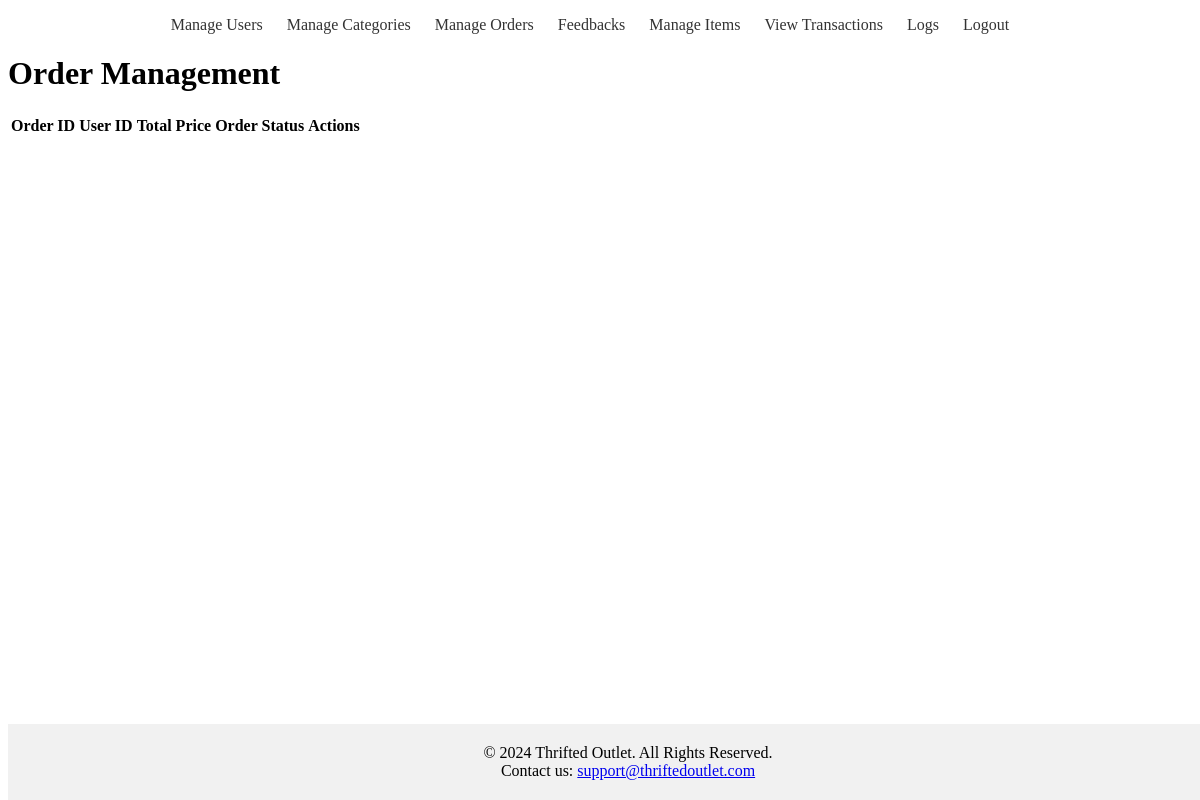
The app's page /admin/orders.php, older data.
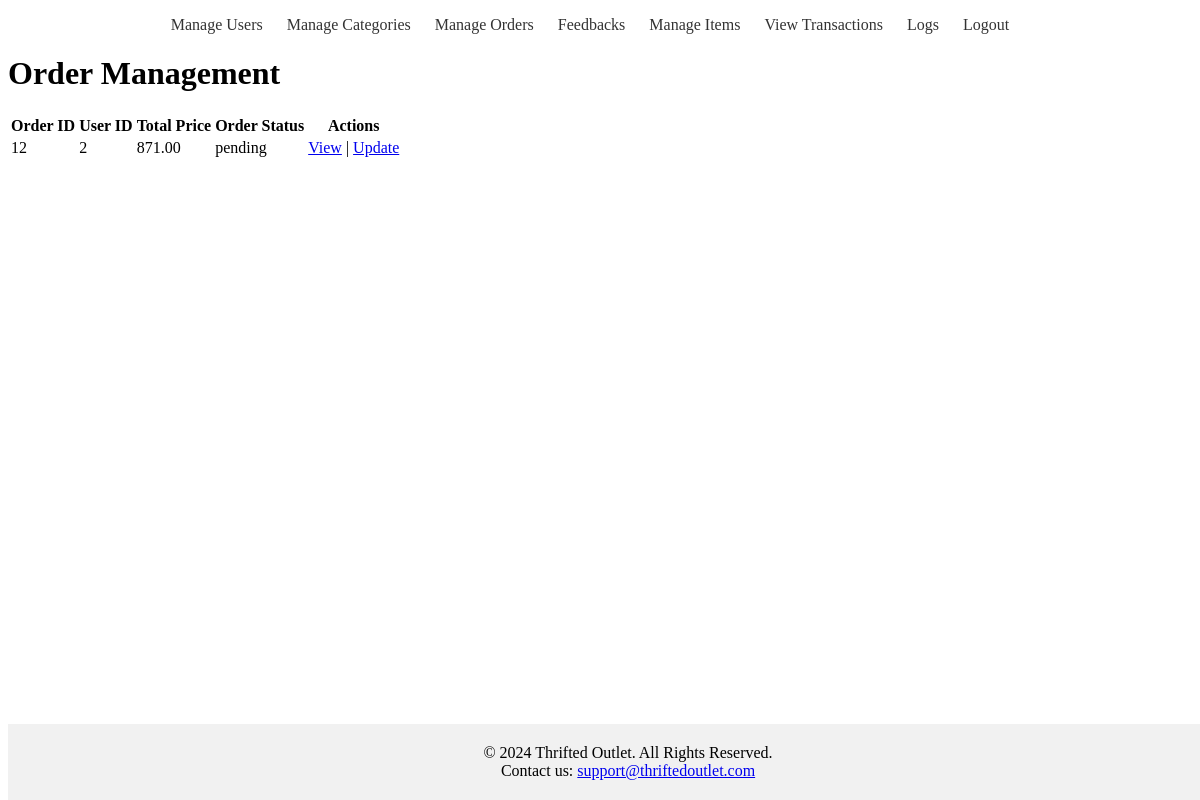
The same page, newer data.
### tables this page shows
CREATE TABLE `orders` (
  `order_id` int(11) NOT NULL,
  `user_id` int(11) NOT NULL,
  `total_price` decimal(10,2) NOT NULL,
  `shipping_address` text NOT NULL,
  `payment_status` enum('pending','paid','failed') DEFAULT 'pending',
  `order_status` enum('pending','shipped','delivered','canceled') DEFAULT 'pending',
  `order_date` timestamp NOT NULL DEFAULT current_timestamp()
);

### admin/orders.php (the view, shortened to what this page needs)
<?php
require_once '../config/database.php';
$query = "SELECT * FROM orders";
$stmt = $pdo->query($query);
?>
<?php include 'components/header.php'; ?>
<h1>Order Management</h1>
<table>
    <thead>
        <tr>
            <th>Order ID</th>
            <th>User ID</th>
            <th>Total Price</th>
            <th>Order Status</th>
            <th>Actions</th>
        </tr>
    </thead>
    <tbody>
        <?php while ($order = $stmt->fetch()): ?>
        <tr>
            <td><?= $order['order_id'] ?></td>
            <td><?= $order['user_id'] ?></td>
            <td><?= $order['total_price'] ?></td>
            <td><?= $order['order_status'] ?></td>
            <td>
                <a href="orders.php?view=<?= $order['order_id'] ?>">View</a> |
                <a href="orders.php?update=<?= $order['order_id'] ?>">Update</a>
            </td>
        </tr>
        <?php endwhile; ?>
    </tbody>
</table>
<?php include 'components/footer.php'; ?>

### admin/components/header.php (shortened to what this page needs)
<!DOCTYPE html>
<html lang="en">
<head>
    <link rel="stylesheet" href="css/styles.css">
</head>
<body>
<nav>
        <ul>
            <li><a href="manage_users.php">Manage Users</a></li>
            <li><a href="categories.php">Manage Categories</a></li>
            <li><a href="orders.php">Manage Orders</a></li>
            <li><a href="feedback.php">Feedbacks</a></li>
            <li><a href="manage_items.php">Manage Items</a></li>
            <li><a href="view_transactions.php">View Transactions</a></li>
            <li><a href="logs.php">Logs</a></li>
            <li><a href="../logout.php">Logout</a></li>
        </ul>
    </nav>

### admin/components/footer.php (shortened to what this page needs)
<footer>
        <p>&copy; 2024 Thrifted Outlet. All Rights Reserved.</p>
        <p>Contact us: <a href="mailto:support@thriftedoutlet.com">support@thriftedoutlet.com</a></p>
    </footer>
</body>
</html>

### admin/css/styles.css (style rules this page uses)
nav ul { list-style-type: none; padding: 0; text-align: center; }
nav ul li { display: inline; margin-right: 20px; }
nav ul li a { text-decoration: none; color: #333; }
footer { text-align: center; padding: 20px; background-color: #f1f1f1; position: fixed; bottom: 0; width: 100%; }
footer p { margin: 0; }

Row changes from the older to the newer data that the page shows:
added orders: order_id "12", user "2", total_price "871.00", order_status "pending"
